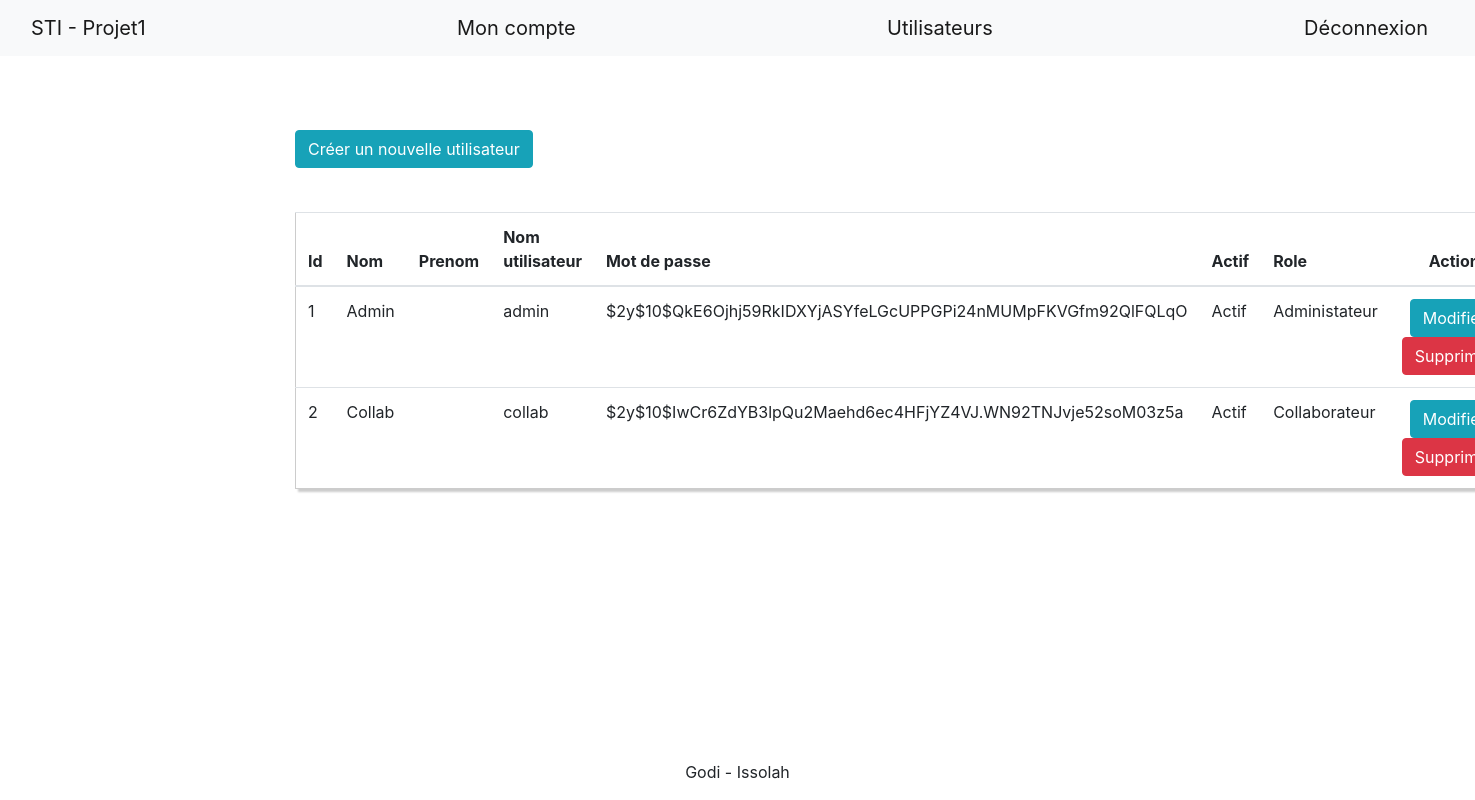
/app/src/php/index.php?page=allUser (signed in), run on the app's committed database.
### tables this page shows
CREATE TABLE Utilisateur(
   IdUser INT AUTO_INCREMENT,
   Prenom VARCHAR(255),
   Nom VARCHAR(255) NOT NULL,
   MotDePasse VARCHAR(70) NOT NULL,
   Actif boolean NOT NULL,
   NomUtilisateur VARCHAR(50) NOT NULL,
   Role INT NOT NULL,
   PRIMARY KEY(IdUser)
);

### app/src/php/classes/DB.php (called while the page is built, shortened)
<?php
class DB
{
    private $user = "root";
    private $password= "";
    private $host = "localhost";
    private $dbName = "db_STI_projet1";
    private $db;
    private function connectBD()
    {
        try{
            $this->db = new PDO('mysql:host='.$this->host.';dbname='.$this->dbName.'',$this->user,$this->password);
            $this->db->setAttribute(PDO::ATTR_ERRMODE, PDO::ERRMODE_EXCEPTION);
        }catch(PDOException $e) {
            $msg = 'ERREUR PDO dans ' . $e->getFile() . ' L.' . $e->getLine() . ' : ' . $e->getMessage();
            die($msg);
        }
    }
    private function disconctBD()
    {
        $this->db = null;
    }
    private function doQuerryReturn($sqlQuerry)
    {
        $sth = $this->db->prepare($sqlQuerry);
        try{
            $sth->execute();
        }catch(Exception $e){
            print "Erreur !: " . $e->getMessage() . "<br/>";
        }
        $sections = $sth->fetchAll();
        return $sections;
    }
    public function getAllUser()
    {
        $sqlQuerry = "
            SELECT *
            FROM Utilisateur
        ";
        return $this->doQuerryReturn($sqlQuerry);
    }
}

### app/src/php/allUser.php (the view)
<?php
include 'classes/DB.php';
$db = new DB();
$users = $db->getAllUser();
?>
<a class='btn btn-info btn-xs' href="?page=formUser"><span class="glyphicon glyphicon-edit"></span> Créer un nouvelle utilisateur</a>
<table class="table custab">
    <thead>
        <tr>
            <th>Id</th>
            <th>Nom</th>
            <th>Prenom</th>
            <th>Nom utilisateur</th>
            <th>Mot de passe</th>
            <th>Actif</th>
            <th>Role</th>
            <th class="text-center">Action</th>
        </tr>
    </thead>
    <?php foreach($users as $user){
            if($user['Actif'] != 0)
            $user['Actif'] = 'Actif';
            else
            $user['Actif'] = 'Pas actif';
            if($user['Role'] == 0)
            $user['Role'] = 'Collaborateur';
            if($user['Role'] == 1)
            $user['Role'] = 'Administateur';
            echo "
            <tr>
                <td>".htmlspecialchars($user['IdUser'])."</td>
                <td>".htmlspecialchars($user['Nom'])."</td>
                <td>".htmlspecialchars($user['Prenom'])."</td>
                <td>".htmlspecialchars($user['NomUtilisateur'])."</td>
                <td>".htmlspecialchars($user['MotDePasse'])."</td>
                <td>".htmlspecialchars($user['Actif'])."</td>
                <td>".htmlspecialchars($user['Role'])."</td>
                <td class=\"text-center\"><a class='btn btn-info btn-xs' href=\"?page=formUser&id=".htmlspecialchars($user['IdUser'])."\"><span class=\"glyphicon glyphicon-edit\"></span> Modifier</a> <a href=\"?page=delUser&id=".htmlspecialchars($user['IdUser'])."\" class=\"btn btn-danger btn-xs\"><span class=\"glyphicon glyphicon-remove\"></span> Supprimer</a></td>
                </a></td>
            </tr>
            ";
        }?>
    </table>

### app/src/php/index.php (shortened to what this page needs)
<!doctype html>
<html lang="fr" onkeydown="pressKey(event)" >
<head>
    <link href="//maxcdn.bootstrapcdn.com/bootstrap/4.0.0/css/bootstrap.min.css" rel="stylesheet" id="bootstrap-css">
</head>
<body>
    <nav class="navbar navbar-expand-lg navbar-light bg-light">
        <div class="container-fluid">
            <a class="navbar-brand" href="?">STI - Projet1</a>
            <?php
            if(isset($_SESSION['id']))
            {
                echo '<a class="navbar-brand" href="?page=monCompte">Mon compte</a>';
            }
            if(isset($_SESSION['role']) && $_SESSION['role'] == 1)
            {
                echo '<a class="navbar-brand" href="?page=allUser">Utilisateurs</a>';
            }
            if(isset($_SESSION['id']))
            {
                echo '<a class="navbar-brand" href="?page=deconnexion">Déconnexion</a>';
            }
            ?>
        </div>
    </nav>
    <section>
        <?php
        if(isset($_GET['page']) && isset($_SESSION['id'])) {
            if(file_exists($_GET['page'] . '.php')) {
                include $_GET['page'] . '.php';
            }else{
                include "404.php";
            }
        }else{
            if(isset($_SESSION['id']))
                include "home.php";
            else
                include "connexion.php";
        }
        ?>
    </section>
    <footer  class="fixed-bottom">
        <div class="container-fluid">
            <p class="text-center">Godi - Issolah</p>
        </div>
    </footer>
</body>
</html>

### app/resources/css/common.css (style rules this page uses)
section { padding-left: 20%; padding-right: 20%; padding-top: 5%; padding-bottom: 5%; }

### app/resources/css/connexion.css (style rules this page uses)
body { font-family: "Poppins", sans-serif; height: 100vh; }
a { color: #92badd; display:inline-block; text-decoration: none; font-weight: 400; }

### app/resources/css/table.css (style rules this page uses)
.custab { border: 1px solid #ccc; padding: 5px; margin: 5% 0; box-shadow: 3px 3px 2px #ccc; transition: 0.5s; }

### data on the page
utilisateur: IdUser "1", Nom "Admin", NomUtilisateur "admin", MotDePasse "$2y$10$QkE6Ojhj59RkIDXYjASYfeLGcUPPGPi24nMUMpFKVGfm92QlFQLqO", Actif "Actif", Role "Administateur"
utilisateur: IdUser "2", Nom "Collab", NomUtilisateur "collab", MotDePasse "$2y$10$IwCr6ZdYB3lpQu2Maehd6ec4HFjYZ4VJ.WN92TNJvje52soM03z5a", Actif "Actif", Role "Collaborateur"
